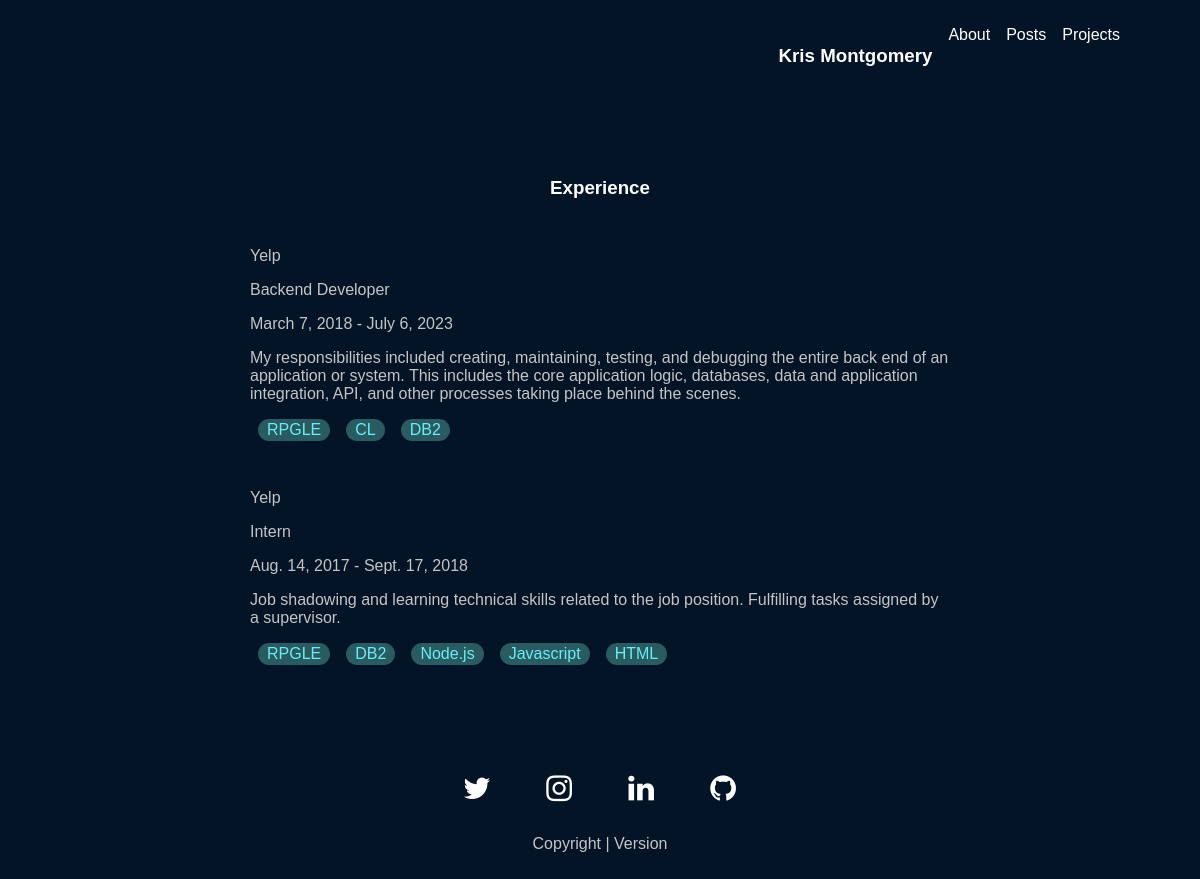
Page /about/ on the earlier database version.
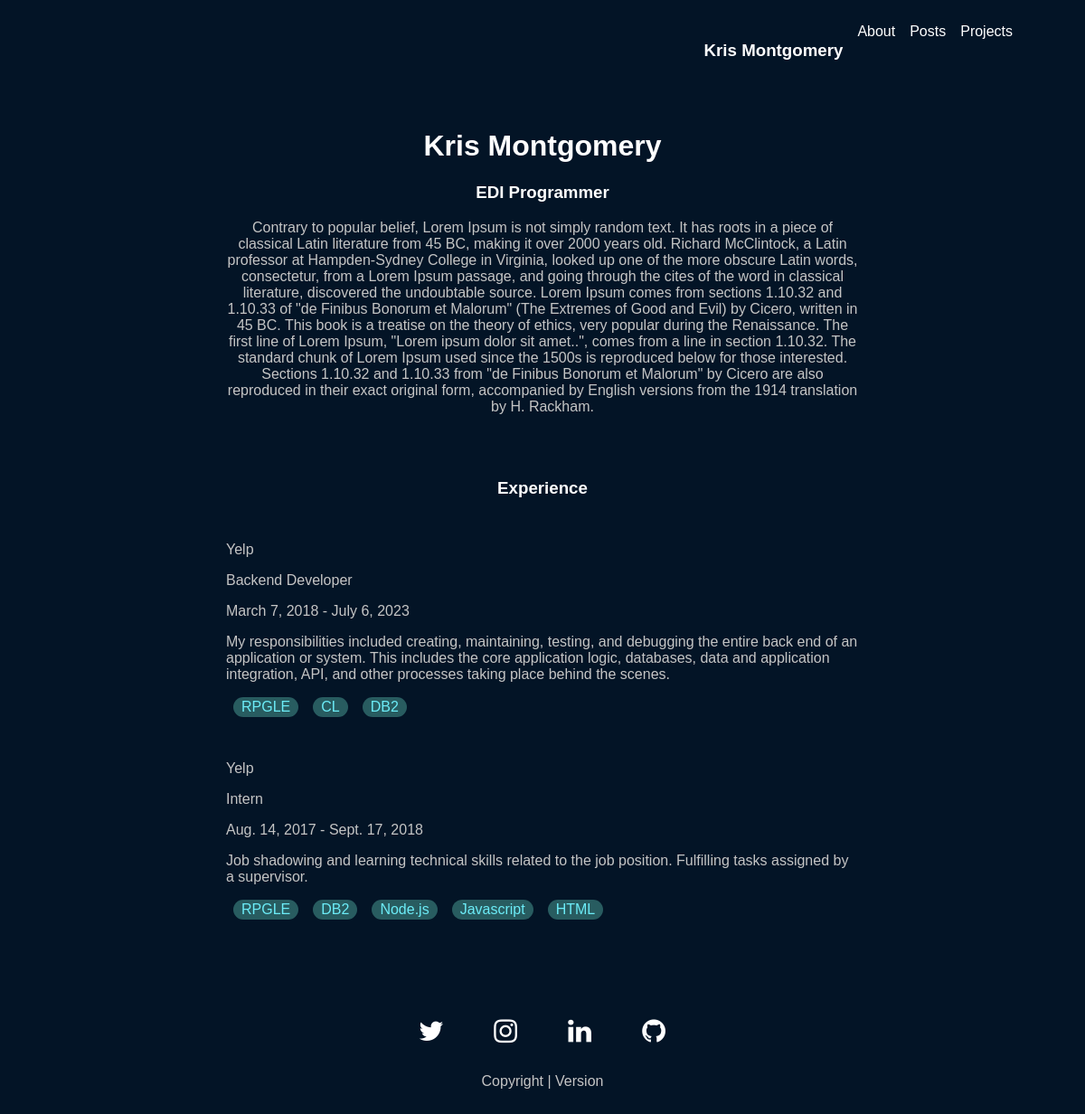
Same page on the later database version.
### main/models.py (models this page shows, shortened)
class aboutExperienceModel(models.Model):
    company_name = models.CharField(max_length=200)
    job_title = models.CharField(max_length=200)
    start_date = models.DateField(auto_now=False)
    end_date = models.DateField(auto_now=False)
    job_description = models.TextField(null=True, blank=True)
    tech_list = (
        ('RPGLE', 'RPGLE'),
        ('CL','CL'),
        ('DB2','DB2'),
        ('SQL','SQL'),
        ('Python','Python'),
        ('Node.js', 'Node.js'),
        ('Javascript','Javascript'),
        ('HTML','HTML'),
        ('CSS','CSS')
        )
    tech_used = models.CharField(null=True, blank=True, max_length=32, choices=tech_list)
    tech_used_two = models.CharField(null=True, blank=True, max_length=32, choices=tech_list)
    tech_used_three = models.CharField(null=True, blank=True, max_length=32, choices=tech_list)
    tech_used_four = models.CharField(null=True, blank=True, max_length=32, choices=tech_list)
    tech_used_five = models.CharField(null=True, blank=True, max_length=32, choices=tech_list)

class aboutModel(models.Model):
    about_name = models.CharField(max_length=100)
    job_title = models.CharField(max_length=100)
    about_body = models.TextField(null=True, blank=True)

### main/views.py (the view)
# urls.py: path('about/', views.loadJobExperience, name='about')
def loadJobExperience(request):
    about_user = aboutModel.objects.all()
    experience = aboutExperienceModel.objects.all()
    context = {
        'about_user': about_user,
        'experience': experience
    }
    return render(request, 'main/about.html', context)

### main/templates/main/about.html
{% extends 'main.html' %}
{% load static %}
{% block content %}
<div class="about-containter">
    <div class="leftside"></div>
        <div class="about-main-content">
            {% for u in about_user %}
                <h1 class="about-centerClass">{{u.about_name}}</h1>
                <h3 class="about-centerClass">{{u.job_title}}</h3>
                <p class="about-centerClass">{{u.about_body}}</p>
            {% endfor %}
            <br>
            <br>
            <h3 class="about-centerClass">Experience</h3>
            {% for e in experience %}
            <div class="individual-experience-container">
                <p>{{e.company_name}}</p>
                <p>{{e.job_title}}</p>
                <p>{{e.start_date}} - {{e.end_date}}</p>
                <p>{{e.job_description}}</p>
                <div class="technology-used">
                    {% if e.tech_used != None %}
                        <p>{{e.tech_used}}</p>
                    {% endif %}
                    {% if e.tech_used_two != None %}
                        <p>{{e.tech_used_two}}</p>
                    {% endif %}
                    {% if e.tech_used_three != None %}
                        <p>{{e.tech_used_three}}</p>
                    {% endif %}
                    {% if e.tech_used_four != None %}
                        <p>{{e.tech_used_four}}</p>
                    {% endif %}
                    {% if e.tech_used_five != None %}
                        <p>{{e.tech_used_five}}</p>
                    {% endif %}
                </div>
            </div>
            {% endfor %}
        </div>
    <div class="rightside"></div>
</div>
{% endblock content %}

### Templates/main.html (shortened to what this page needs)
{% load static %}
<!DOCTYPE html>
<html lang="en">
<head>
    <link rel="stylesheet" href="https://cdnjs.cloudflare.com/ajax/libs/font-awesome/4.7.0/css/font-awesome.min.css">
    <link rel="stylesheet" href="{% static 'styles/main.css' %}">
</head>
<body>
    {% include 'navbar.html' %}
        {% block content %}
        {% endblock %}
    {% include 'footer.html' %}
</body>
</html>

### Templates/navbar.html
{% block content %}
    <div class="navbar-container">
        <ul class="navbar">
            <li class="navbar-item fullwidth"><h3><a href="{% url 'home' %}">Kris Montgomery</a></h3></li>
            <li class="navbar-item"><a href="{% url 'about' %}">About</a></li>
            <li class="navbar-item"><a href="{% url 'posts' %}">Posts</a></li>
            <li class="navbar-item"><a href="{% url 'projects' %}">Projects</a></li>
        </ul>
    </div>
{% endblock %}

### Templates/footer.html
{% block content %}
    <div class="footer-container">
        <ul class="footer">
            <li class="footer-item fa fa-twitter"><a href="" target="_blank"></a></li>
            <li class="footer-item fa fa-instagram"><a href="" target="_blank"></a></li>
            <li class="footer-item fa fa-linkedin"><a href="" target="_blank"></a></li>
            <li class="footer-item fa fa-github" ><a href="https://www.google.com" target="_blank"></a></li>
        </ul>
        <div class="copyright">
            <p>Copyright | Version</p>
        </div>
    </div>
{% endblock %}

### static/styles/main.css (style rules this page uses)
body { background-color: rgb(3, 20, 38); font-family: 'Trebuchet MS', sans-serif; margin: 0 4rem 0 4rem; }
h1, h2, h3 { color: white; }
p, small { color: #c5c5c5; }
a { color: white; }
.navbar-container { margin: 0 4em 0 4em; }
.navbar { height: 5rem; display: grid; justify-self: end; grid-template-columns: 1fr repeat(3, fit-content(100px)); grid-gap: 1rem; padding: 0 1rem 0 1rem; align-content: center; }
.navbar-item { list-style-type: none; }
.fullwidth { grid-column: 1 / 2; justify-self: start; }
.leftside { padding: 10px; text-align: center; }
.rightside { padding: 10px; text-align: center; }
.about-containter { display: grid; grid-template-columns: 1fr 3fr 1fr; margin-bottom: 50px; }
.about-main-content { justify-items: center; padding: 10px; text-align: left; }
.about-centerClass { text-align: center; }
.individual-experience-container { margin: 3rem 0 3rem 0; }
.technology-used { display: flex; justify-content: left; }
.technology-used p { margin: 0 .5rem 0 .5rem; padding: 2px 9px 2px 9px; background-color: rgb(40, 92, 96); color: rgb(108, 236, 247); border-radius: 15px; }
.footer-container { bottom: 0; width: 100%; text-align: center; margin: 3em 0 3em 0; }
.footer { list-style-type: none; display: grid; grid-template-columns: repeat(4, fit-content(100px)); grid-gap: 2rem; justify-content: center; }
ul { padding:0; }
a { text-decoration: none; }
.fa { font-size: 30px; cursor: pointer; width: 50px; text-decoration: none; }
.fa-twitter { color: white; }
.fa-instagram { color: white; }
.fa-linkedin { color: white; }
.fa-github { color: white; }
.copyright { display: grid; grid-template-columns: 1fr; justify-items: center; }
@media only screen and (max-width: 1200px) { body { margin: 0; } }
@media only screen and (max-width: 1200px) { .leftside { z-index: 10; } }

Differences in the rows shown:
added aboutModel: about_name "Kris Montgomery", job_title "EDI Programmer", about_body "Contrary to popular belief, Lorem Ipsum is not simply random text. It has roots in a piece of classical Latin literature from 45 BC, making it over 2000 years old. Richard McClintock, a Latin professor at Hampden-Sydney College in Virginia, looked up one of the more obscure Latin words, consectetur, from a Lorem Ipsum passage, and going through the cites of the word in classical literature, discovered the undoubtable source. Lorem Ipsum comes from sections 1.10.32 and 1.10.33 of \"de Finibus Bonorum et Malorum\" (The Extremes of Good and Evil) by Cicero, written in 45 BC. This book is a treatise on the theory of ethics, very popular during the Renaissance. The first line of Lorem Ipsum,…"
